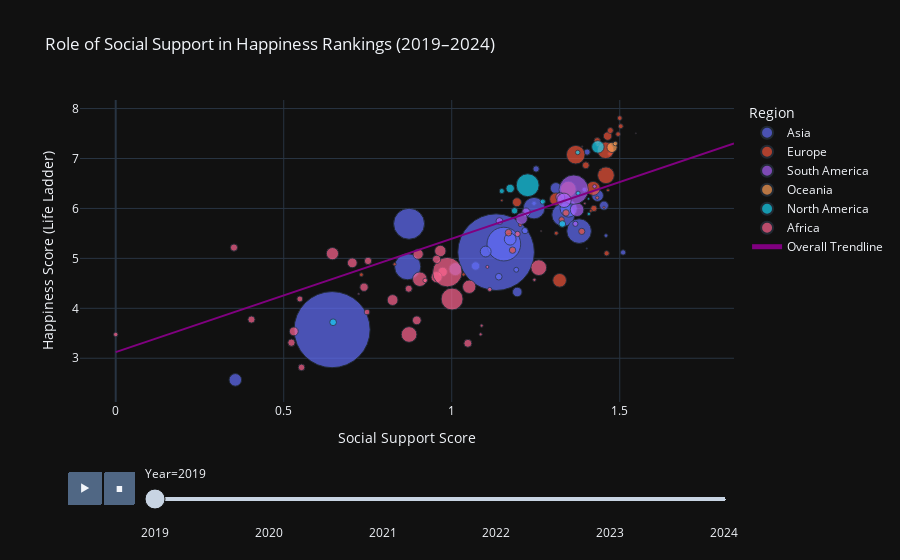

The cell this chart's notebook holds for it:
### Markdown cell above
<small>
From this code, we conclude that social support has a strong positive correlation (r = 0.711) with life evaluation, indicating that higher perceived social support significantly contributes to greater overall happiness.

</small>

### Code cell
# plot
fig = px.scatter(
    df_final,
    x='Explained by: Social support',
    y='Life evaluation (3-year average)',
    color='Region',
    size='Population',
    hover_name='Country name',
    animation_frame='Year',
    animation_group='Country name',
    trendline='ols',                     
    trendline_scope='overall',
    trendline_color_override='purple',   
    template='plotly_dark',
    title='Role of Social Support in Happiness Rankings (2019–2024)',
    category_orders={"Year": sorted(df_final['Year'].unique())},
    labels={
        'Explained by: Social support': 'Social Support (0–1)',
        'Life evaluation (3-year average)': 'Happiness Score (Life Ladder)'
    },
    size_max=55
)

fig.update_layout(
    xaxis_title="Social Support Score",
    yaxis_title="Happiness Score (Life Ladder)",
    showlegend=True
)

fig.show()

### Figure 1 — Plotly figure (JSON) as saved in the notebook; plotly's stock layout.template omitted (floating-point values rounded to 4 significant figures; data arrays with more than 128 entries replaced by an {"elided": "..."} marker saying what was removed)
{"data": [{"hovertemplate": "<b>%{hovertext}</b><br><br>Region=Asia<br>Year=2019<br>Social Support (0–1)=%{x}<br>Happiness Score (Life Ladder)=%{y}<br>Population=%{marker.size}<extra></extra>", "hovertext": ["Afghanistan", "Bahrain", "Bangladesh", "Cambodia", "China", "India", "Indonesia", "Iraq", "Israel", "Japan", "Jordan", "Kazakhstan", "Kuwait", "Lebanon", "Malaysia", "Maldives", "Mongolia", "Nepal", "Pakistan", "Philippines", "Russian Federation", "Saudi Arabia", "Singapore", "Sri Lanka", "Tajikistan", "Thailand", "Turkmenistan", "United Arab Emirates", "Uzbekistan"], "ids": ["Afghanistan", "Bahrain", "Bangladesh", "Cambodia", "China", "India", "Indonesia", "Iraq", "Israel", "Japan", "Jordan", "Kazakhstan", "Kuwait", "Lebanon", "Malaysia", "Maldives", "Mongolia", "Nepal", "Pakistan", "Philippines", "Russian Federation", "Saudi Arabia", "Singapore", "Sri Lanka", "Tajikistan", "Thailand", "Turkmenistan", "United Arab Emirates", "Uzbekistan"], "legendgroup": "Asia", "marker": {"color": "#636efa", "size": [37856121, 1483756, 164913055, 16481304, 1407745000, 1389030312, 272489381, 41192171, 9054000, 126633000, 10671891, 19209555, 4442316, 5794594, 33440596, 487731, 3267673, 28414064, 230800899, 110804683, 145453291, 30063799, 5703569, 21803000, 9529966, 71522271, 6803944, 9445785, 32964701], "sizemode": "area", "sizeref": 479600.0, "symbol": "circle"}, "mode": "markers", "name": "Asia", "orientation": "v", "showlegend": true, "type": "scatter", "x": [0.356, 1.315, 0.869, 1.071, 1.132, 0.644, 1.155, 1.011, 1.403, 1.332, 1.14, 1.453, 1.245, 1.192, 1.174, 1.402, 1.459, 1.101, 0.873, 1.245, 1.379, 1.31, 1.395, 1.195, 1.218, 1.348, 1.51, 1.251, 1.434], "xaxis": "x", "y": [2.567, 6.227, 4.833, 4.848, 5.124, 3.573, 5.286, 4.785, 7.129, 5.871, 4.633, 6.058, 6.102, 4.772, 5.384, 5.198, 5.456, 5.137, 5.693, 6.006, 5.546, 6.406, 6.377, 4.327, 5.556, 5.999, 5.119, 6.791, 6.258], "yaxis": "y"}, {"hovertemplate": "<b>%{hovertext}</b><br><br>Region=Europe<br>Year=2019<br>Social Support (0–1)=%{x}<br>Happiness Score (Life Ladder)=%{y}<br>Population=%{marker.size}<extra></extra>", "hovertext": ["Albania", "Armenia", "Austria", "Azerbaijan", "Belarus", "Belgium", "Bosnia and Herzegovina", "Bulgaria", "Croatia", "Cyprus", "Denmark", "Estonia", "Finland", "France", "Georgia", "Germany", "Greece", "Hungary", "Iceland", "Ireland", "Italy", "Latvia", "Lithuania", "Luxembourg", "Malta", "Montenegro", "Netherlands", "Norway", "Poland", "Portugal", "Romania", "Serbia", "Slovenia", "Spain", "Sweden", "Switzerland", "Ukraine", "United Kingdom"], "ids": ["Albania", "Armenia", "Austria", "Azerbaijan", "Belarus", "Belgium", "Bosnia and Herzegovina", "Bulgaria", "Croatia", "Cyprus", "Denmark", "Estonia", "Finland", "France", "Georgia", "Germany", "Greece", "Hungary", "Iceland", "Ireland", "Italy", "Latvia", "Lithuania", "Luxembourg", "Malta", "Montenegro", "Netherlands", "Norway", "Poland", "Portugal", "Romania", "Serbia", "Slovenia", "Spain", "Sweden", "Switzerland", "Ukraine", "United Kingdom"], "legendgroup": "Europe", "marker": {"color": "#EF553B", "size": [2567801, 2962500, 8879920, 10024283, 9419758, 11488980, 3345533, 6616726, 3949390, 1286671, 5814422, 1326898, 5521606, 67382061, 3720161, 83092962, 10721582, 9694824, 360563, 4976456, 59729081, 1913822, 2811089, 620001, 503912, 626753, 17344874, 5347896, 37965475, 10286263, 19371648, 6945235, 2088385, 47118501, 10278887, 8575280, 44957458, 66631000], "sizemode": "area", "sizeref": 479600.0, "symbol": "circle"}, "mode": "markers", "name": "Europe", "orientation": "v", "showlegend": true, "type": "scatter", "x": [0.83, 1.035, 1.437, 1.181, 1.387, 1.399, 1.204, 1.461, 1.311, 1.149, 1.503, 1.453, 1.5, 1.459, 0.731, 1.369, 1.169, 1.423, 1.548, 1.471, 1.347, 1.414, 1.433, 1.388, 1.443, 1.266, 1.464, 1.495, 1.31, 1.34, 1.194, 1.327, 1.465, 1.421, 1.433, 1.472, 1.321, 1.458], "xaxis": "x", "y": [4.883, 4.677, 7.294, 5.165, 5.54, 6.864, 5.674, 5.102, 5.505, 6.159, 7.646, 6.022, 7.809, 6.664, 4.673, 7.076, 5.515, 6.0, 7.504, 7.094, 6.387, 5.95, 6.215, 7.238, 6.773, 5.546, 7.449, 7.488, 6.186, 5.911, 6.124, 5.778, 6.363, 6.401, 7.353, 7.56, 4.561, 7.165], "yaxis": "y"}, {"hovertemplate": "<b>%{hovertext}</b><br><br>Region=South America<br>Year=2019<br>Social Support (0–1)=%{x}<br>Happiness Score (Life Ladder)=%{y}<br>Population=%{marker.size}<extra></extra>", "hovertext": ["Argentina", "Bolivia", "Brazil", "Chile", "Colombia", "Ecuador", "Paraguay", "Peru", "Uruguay"], "ids": ["Argentina", "Bolivia", "Brazil", "Chile", "Colombia", "Ecuador", "Paraguay", "Peru", "Uruguay"], "legendgroup": "South America", "marker": {"color": "#ab63fa", "size": [44973465, 11671386, 207455459, 19197744, 49907985, 17340021, 6515058, 32449303, 3397206], "sizemode": "area", "sizeref": 479600.0, "symbol": "circle"}, "mode": "markers", "name": "South America", "orientation": "v", "showlegend": true, "type": "scatter", "x": [1.373, 1.142, 1.363, 1.323, 1.334, 1.221, 1.368, 1.208, 1.425], "xaxis": "x", "y": [5.975, 5.747, 6.376, 6.228, 6.163, 5.925, 5.692, 5.797, 6.44], "yaxis": "y"}, {"hovertemplate": "<b>%{hovertext}</b><br><br>Region=Oceania<br>Year=2019<br>Social Support (0–1)=%{x}<br>Happiness Score (Life Ladder)=%{y}<br>Population=%{marker.size}<extra></extra>", "hovertext": ["Australia", "New Zealand"], "ids": ["Australia", "New Zealand"], "legendgroup": "Oceania", "marker": {"color": "#FFA15A", "size": [25334826, 4970300], "sizemode": "area", "sizeref": 479600.0, "symbol": "circle"}, "mode": "markers", "name": "Oceania", "orientation": "v", "showlegend": true, "type": "scatter", "x": [1.477, 1.487], "xaxis": "x", "y": [7.223, 7.3], "yaxis": "y"}, {"hovertemplate": "<b>%{hovertext}</b><br><br>Region=North America<br>Year=2019<br>Social Support (0–1)=%{x}<br>Happiness Score (Life Ladder)=%{y}<br>Population=%{marker.size}<extra></extra>", "hovertext": ["Canada", "Costa Rica", "Dominican Republic", "El Salvador", "Guatemala", "Haiti", "Honduras", "Jamaica", "Mexico", "Nicaragua", "Panama", "Trinidad and Tobago"], "ids": ["Canada", "Costa Rica", "Dominican Republic", "El Salvador", "Guatemala", "Haiti", "Honduras", "Jamaica", "Mexico", "Nicaragua", "Panama", "Trinidad and Tobago"], "legendgroup": "North America", "marker": {"color": "#19d3f3", "size": [37618495, 4999553, 10894043, 6222318, 17103803, 11105163, 9943633, 2823271, 125762982, 6483657, 4234700, 1363985], "sizemode": "area", "sizeref": 479600.0, "symbol": "circle"}, "mode": "markers", "name": "North America", "orientation": "v", "showlegend": true, "type": "scatter", "x": [1.435, 1.375, 1.329, 1.149, 1.174, 0.647, 1.187, 1.408, 1.226, 1.271, 1.376, 1.407], "xaxis": "x", "y": [7.232, 7.121, 5.689, 6.348, 6.399, 3.721, 5.953, 5.89, 6.465, 6.137, 6.305, 6.192], "yaxis": "y"}, {"hovertemplate": "<b>%{hovertext}</b><br><br>Region=Africa<br>Year=2019<br>Social Support (0–1)=%{x}<br>Happiness Score (Life Ladder)=%{y}<br>Population=%{marker.size}<extra></extra>", "hovertext": ["Benin", "Botswana", "Burundi", "Cameroon", "Central African Republic", "Chad", "Comoros", "Ethiopia", "Gabon", "Ghana", "Guinea", "Kenya", "Lesotho", "Liberia", "Libya", "Madagascar", "Malawi", "Mali", "Mauritania", "Mauritius", "Morocco", "Mozambique", "Namibia", "Niger", "Nigeria", "Rwanda", "Senegal", "Sierra Leone", "South Africa", "South Sudan", "Tanzania", "Togo", "Tunisia", "Uganda", "Zambia", "Zimbabwe"], "ids": ["Benin", "Botswana", "Burundi", "Cameroon", "Central African Republic", "Chad", "Comoros", "Ethiopia", "Gabon", "Ghana", "Guinea", "Kenya", "Lesotho", "Liberia", "Libya", "Madagascar", "Malawi", "Mali", "Mauritania", "Mauritius", "Morocco", "Mozambique", "Namibia", "Niger", "Nigeria", "Rwanda", "Senegal", "Sierra Leone", "South Africa", "South Sudan", "Tanzania", "Togo", "Tunisia", "Uganda", "Zambia", "Zimbabwe"], "legendgroup": "Africa", "marker": {"color": "#FF6692", "size": [12726755, 2332083, 12255336, 25506095, 4944703, 16685223, 786578, 115737383, 2267706, 31258945, 13034346, 51202827, 2209405, 5043721, 6951033, 28219554, 19025752, 21068405, 4467708, 1265985, 36210898, 29884380, 2650494, 22947757, 209485641, 12776103, 16352922, 7731991, 59587885, 10423384, 59174891, 8463068, 11875081, 42999637, 18513839, 15271368], "sizemode": "area", "sizeref": 479600.0, "symbol": "circle"}, "mode": "markers", "name": "Africa", "orientation": "v", "showlegend": true, "type": "scatter", "x": [0.352, 1.086, 0.404, 0.9, 0.0, 0.739, 0.723, 1.001, 1.106, 0.966, 0.751, 0.905, 1.089, 0.921, 1.196, 0.824, 0.53, 0.973, 1.113, 1.396, 0.645, 0.955, 1.246, 0.704, 0.987, 0.523, 0.955, 0.748, 1.259, 0.553, 0.873, 0.548, 0.872, 1.052, 0.896, 1.048], "xaxis": "x", "y": [5.216, 3.479, 3.775, 5.085, 3.476, 4.423, 4.289, 4.186, 4.829, 5.148, 4.949, 4.583, 3.653, 4.558, 5.489, 4.166, 3.538, 4.729, 4.375, 6.101, 5.095, 4.624, 4.571, 4.91, 4.724, 3.312, 4.981, 3.926, 4.814, 2.817, 3.476, 4.187, 4.392, 4.432, 3.759, 3.299], "yaxis": "y"}, {"hovertemplate": "<b>OLS trendline</b><br>Life evaluation (3-year average) = 2.2705 * Explained by: Social support + 3.12336<br>R<sup>2</sup>=0.505565<br><br>Social Support (0–1)=%{x}<br>Happiness Score (Life Ladder)=%{y} <b>(trend)</b><extra></extra>", "legendgroup": "Overall Trendline", "line": {"color": "purple"}, "mode": "lines", "name": "Overall Trendline", "showlegend": true, "type": "scatter", "x": {"elided": "772 float values"}, "xaxis": "x", "y": {"elided": "772 float values"}, "yaxis": "y"}], "layout": {"legend": {"itemsizing": "constant", "title": {"text": "Region"}, "tracegroupgap": 0}, "showlegend": true, "sliders": [{"active": 0, "currentvalue": {"prefix": "Year="}, "len": 0.9, "pad": {"b": 10, "t": 60}, "steps": [{"args": [["2019"], {"frame": {"duration": 0, "redraw": false}, "fromcurrent": true, "mode": "immediate", "transition": {"duration": 0, "easing": "linear"}}], "label": "2019", "method": "animate"}, {"args": [["2020"], {"frame": {"duration": 0, "redraw": false}, "fromcurrent": true, "mode": "immediate", "transition": {"duration": 0, "easing": "linear"}}], "label": "2020", "method": "animate"}, {"args": [["2021"], {"frame": {"duration": 0, "redraw": false}, "fromcurrent": true, "mode": "immediate", "transition": {"duration": 0, "easing": "linear"}}], "label": "2021", "method": "animate"}, {"args": [["2022"], {"frame": {"duration": 0, "redraw": false}, "fromcurrent": true, "mode": "immediate", "transition": {"duration": 0, "easing": "linear"}}], "label": "2022", "method": "animate"}, {"args": [["2023"], {"frame": {"duration": 0, "redraw": false}, "fromcurrent": true, "mode": "immediate", "transition": {"duration": 0, "easing": "linear"}}], "label": "2023", "method": "animate"}, {"args": [["2024"], {"frame": {"duration": 0, "redraw": false}, "fromcurrent": true, "mode": "immediate", "transition": {"duration": 0, "easing": "linear"}}], "label": "2024", "method": "animate"}], "x": 0.1, "xanchor": "left", "y": 0, "yanchor": "top"}], "title": {"text": "Role of Social Support in Happiness Rankings (2019–2024)"}, "updatemenus": [{"buttons": [{"args": [null, {"frame": {"duration": 500, "redraw": false}, "fromcurrent": true, "mode": "immediate", "transition": {"duration": 500, "easing": "linear"}}], "label": "&#9654;", "method": "animate"}, {"args": [[null], {"frame": {"duration": 0, "redraw": false}, "fromcurrent": true, "mode": "immediate", "transition": {"duration": 0, "easing": "linear"}}], "label": "&#9724;", "method": "animate"}], "direction": "left", "pad": {"r": 10, "t": 70}, "showactive": false, "type": "buttons", "x": 0.1, "xanchor": "right", "y": 0, "yanchor": "top"}], "xaxis": {"anchor": "y", "domain": [0, 1], "title": {"text": "Social Support Score"}}, "yaxis": {"anchor": "x", "domain": [0, 1], "title": {"text": "Happiness Score (Life Ladder)"}}}}
